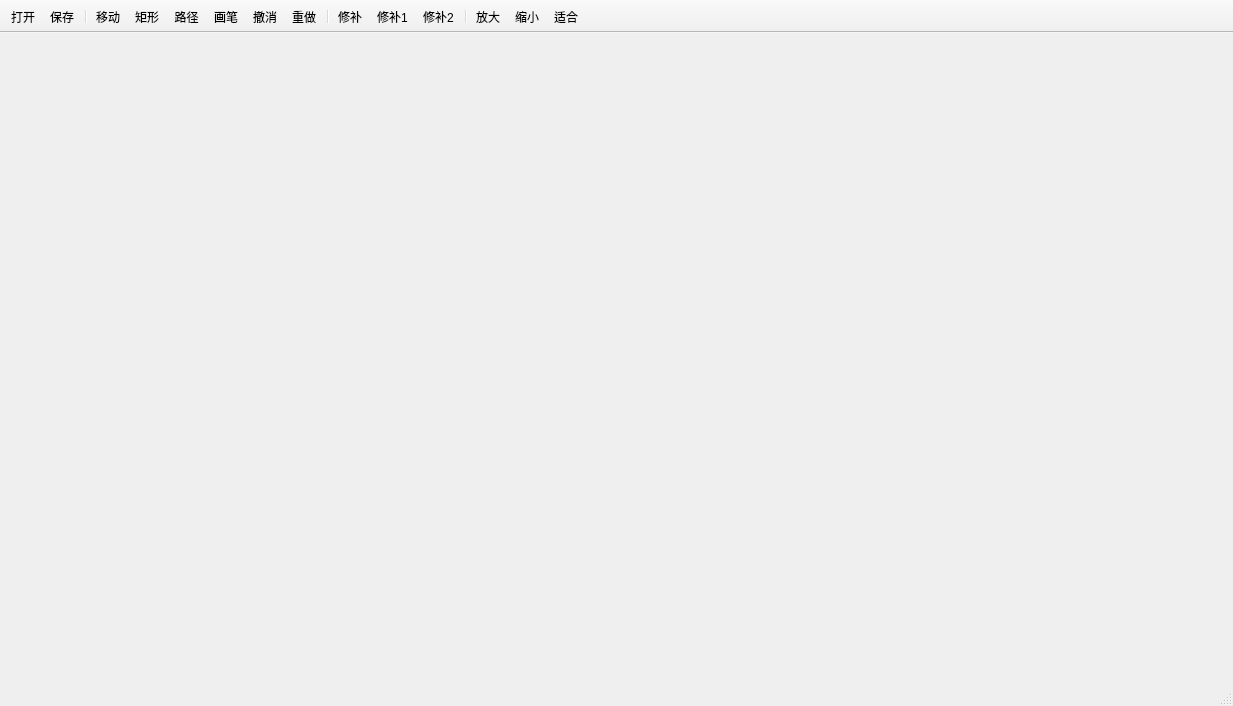
<?xml version="1.0" encoding="UTF-8"?>
<ui version="4.0">
 <class>InpaintTestClass</class>
 <widget class="QMainWindow" name="InpaintTestClass">
  <property name="geometry">
   <rect>
    <x>0</x>
    <y>0</y>
    <width>1233</width>
    <height>706</height>
   </rect>
  </property>
  <property name="windowTitle">
   <string>InpaintTest</string>
  </property>
  <widget class="QWidget" name="centralWidget">
   <layout class="QHBoxLayout" name="horizontalLayout">
    <item>
     <widget class="CImageDir" name="widgetDir" native="true">
      <property name="sizePolicy">
       <sizepolicy hsizetype="Preferred" vsizetype="Preferred">
        <horstretch>1</horstretch>
        <verstretch>0</verstretch>
       </sizepolicy>
      </property>
     </widget>
    </item>
    <item>
     <widget class="CImageDisplay" name="widgetImage" native="true">
      <property name="sizePolicy">
       <sizepolicy hsizetype="Preferred" vsizetype="Preferred">
        <horstretch>3</horstretch>
        <verstretch>0</verstretch>
       </sizepolicy>
      </property>
     </widget>
    </item>
   </layout>
  </widget>
  <widget class="QToolBar" name="mainToolBar">
   <property name="movable">
    <bool>false</bool>
   </property>
   <property name="iconSize">
    <size>
     <width>32</width>
     <height>32</height>
    </size>
   </property>
   <property name="floatable">
    <bool>false</bool>
   </property>
   <attribute name="toolBarArea">
    <enum>TopToolBarArea</enum>
   </attribute>
   <attribute name="toolBarBreak">
    <bool>false</bool>
   </attribute>
   <addaction name="actOpen"/>
   <addaction name="actSave"/>
   <addaction name="separator"/>
   <addaction name="actMove"/>
   <addaction name="actSelRect"/>
   <addaction name="actSelPath"/>
   <addaction name="actSelPencil"/>
   <addaction name="actUndo"/>
   <addaction name="actRedo"/>
   <addaction name="separator"/>
   <addaction name="actInpaint0"/>
   <addaction name="actInpaint1"/>
   <addaction name="actInpaint2"/>
   <addaction name="separator"/>
   <addaction name="actEnlarge"/>
   <addaction name="actShrink"/>
   <addaction name="actOriginal"/>
  </widget>
  <widget class="QStatusBar" name="statusBar"/>
  <action name="actInpaint0">
   <property name="icon">
    <iconset resource="InpaintGui.qrc">
     <normaloff>:/InpaintTest/Resources/iconInpaint0.png</normaloff>:/InpaintTest/Resources/iconInpaint0.png</iconset>
   </property>
   <property name="text">
    <string>修补</string>
   </property>
  </action>
  <action name="actSelRect">
   <property name="checkable">
    <bool>true</bool>
   </property>
   <property name="icon">
    <iconset resource="InpaintGui.qrc">
     <normaloff>:/InpaintTest/Resources/iconRect.png</normaloff>
     <normalon>:/InpaintTest/Resources/iconRectOn.png</normalon>:/InpaintTest/Resources/iconRect.png</iconset>
   </property>
   <property name="text">
    <string>矩形</string>
   </property>
  </action>
  <action name="actSelPencil">
   <property name="checkable">
    <bool>true</bool>
   </property>
   <property name="checked">
    <bool>false</bool>
   </property>
   <property name="icon">
    <iconset resource="InpaintGui.qrc">
     <normaloff>:/InpaintTest/Resources/iconPencil.png</normaloff>
     <normalon>:/InpaintTest/Resources/iconPencilOn.png</normalon>:/InpaintTest/Resources/iconPencil.png</iconset>
   </property>
   <property name="text">
    <string>画笔</string>
   </property>
  </action>
  <action name="actEnlarge">
   <property name="icon">
    <iconset resource="InpaintGui.qrc">
     <normaloff>:/InpaintTest/Resources/iconEnlarge.png</normaloff>:/InpaintTest/Resources/iconEnlarge.png</iconset>
   </property>
   <property name="text">
    <string>放大</string>
   </property>
  </action>
  <action name="actShrink">
   <property name="icon">
    <iconset resource="InpaintGui.qrc">
     <normaloff>:/InpaintTest/Resources/iconShrink.png</normaloff>:/InpaintTest/Resources/iconShrink.png</iconset>
   </property>
   <property name="text">
    <string>缩小</string>
   </property>
  </action>
  <action name="actOriginal">
   <property name="icon">
    <iconset resource="InpaintGui.qrc">
     <normaloff>:/InpaintTest/Resources/iconZoom.png</normaloff>:/InpaintTest/Resources/iconZoom.png</iconset>
   </property>
   <property name="text">
    <string>适合</string>
   </property>
  </action>
  <action name="actMove">
   <property name="checkable">
    <bool>true</bool>
   </property>
   <property name="icon">
    <iconset resource="InpaintGui.qrc">
     <normaloff>:/InpaintTest/Resources/iconMove.png</normaloff>
     <normalon>:/InpaintTest/Resources/iconMoveOn.png</normalon>:/InpaintTest/Resources/iconMove.png</iconset>
   </property>
   <property name="text">
    <string>移动</string>
   </property>
  </action>
  <action name="actOpen">
   <property name="icon">
    <iconset resource="InpaintGui.qrc">
     <normaloff>:/InpaintTest/Resources/iconOpen.png</normaloff>:/InpaintTest/Resources/iconOpen.png</iconset>
   </property>
   <property name="text">
    <string>打开</string>
   </property>
  </action>
  <action name="actSave">
   <property name="icon">
    <iconset resource="InpaintGui.qrc">
     <normaloff>:/InpaintTest/Resources/iconSave.png</normaloff>:/InpaintTest/Resources/iconSave.png</iconset>
   </property>
   <property name="text">
    <string>保存</string>
   </property>
  </action>
  <action name="actSelPath">
   <property name="checkable">
    <bool>true</bool>
   </property>
   <property name="icon">
    <iconset resource="InpaintGui.qrc">
     <normaloff>:/InpaintTest/Resources/iconPath.png</normaloff>
     <normalon>:/InpaintTest/Resources/iconPathOn.png</normalon>:/InpaintTest/Resources/iconPath.png</iconset>
   </property>
   <property name="text">
    <string>路径</string>
   </property>
  </action>
  <action name="actUndo">
   <property name="icon">
    <iconset resource="InpaintGui.qrc">
     <normaloff>:/InpaintTest/Resources/iconUndo.png</normaloff>:/InpaintTest/Resources/iconUndo.png</iconset>
   </property>
   <property name="text">
    <string>撤消</string>
   </property>
  </action>
  <action name="actRedo">
   <property name="icon">
    <iconset resource="InpaintGui.qrc">
     <normaloff>:/InpaintTest/Resources/iconRedo.png</normaloff>:/InpaintTest/Resources/iconRedo.png</iconset>
   </property>
   <property name="text">
    <string>重做</string>
   </property>
  </action>
  <action name="actInpaint2">
   <property name="icon">
    <iconset resource="InpaintGui.qrc">
     <normaloff>:/InpaintTest/Resources/iconInpaint2.png</normaloff>:/InpaintTest/Resources/iconInpaint2.png</iconset>
   </property>
   <property name="text">
    <string>修补2</string>
   </property>
  </action>
  <action name="actInpaint1">
   <property name="icon">
    <iconset resource="InpaintGui.qrc">
     <normaloff>:/InpaintTest/Resources/iconInpaint1.png</normaloff>:/InpaintTest/Resources/iconInpaint1.png</iconset>
   </property>
   <property name="text">
    <string>修补1</string>
   </property>
  </action>
 </widget>
 <layoutdefault spacing="6" margin="11"/>
 <customwidgets>
  <customwidget>
   <class>CImageDir</class>
   <extends>QWidget</extends>
   <header>cimagedir.h</header>
   <container>1</container>
  </customwidget>
  <customwidget>
   <class>CImageDisplay</class>
   <extends>QWidget</extends>
   <header>cimagedisplay.h</header>
   <container>1</container>
  </customwidget>
 </customwidgets>
 <resources>
  <include location="InpaintGui.qrc"/>
 </resources>
 <connections/>
</ui>
